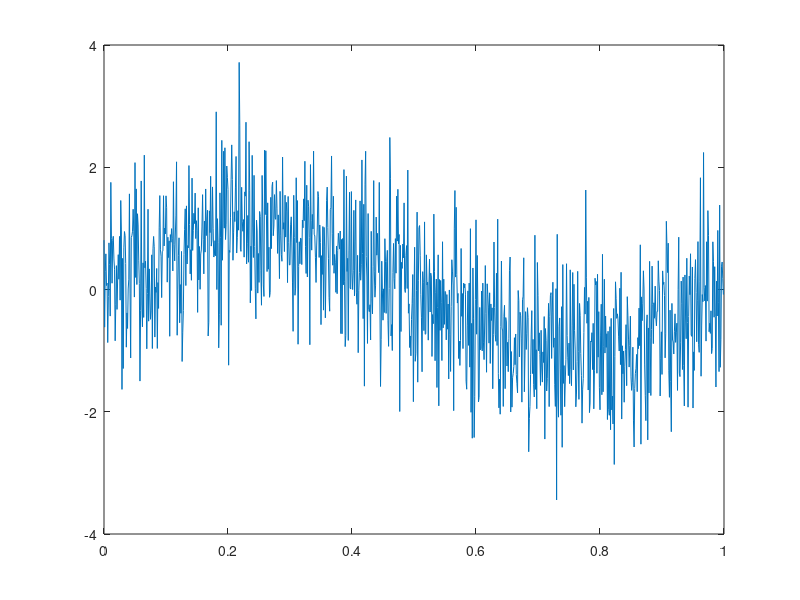
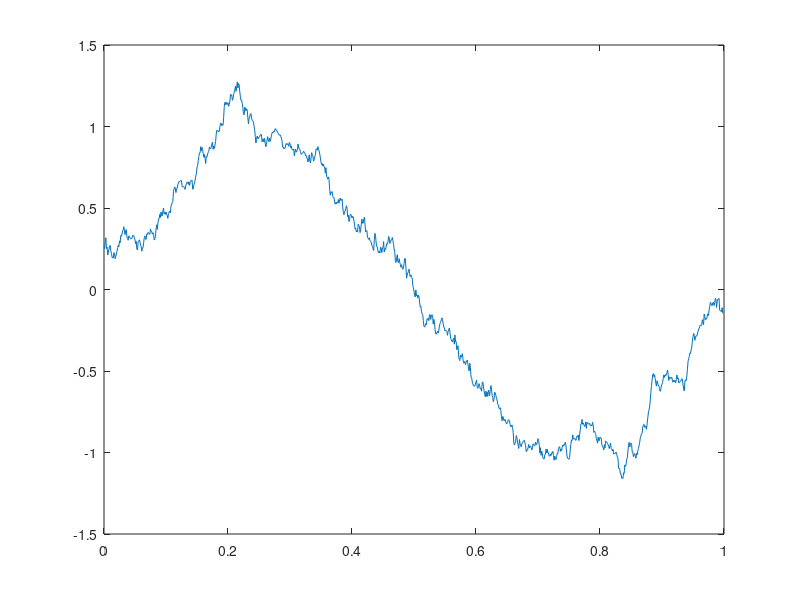
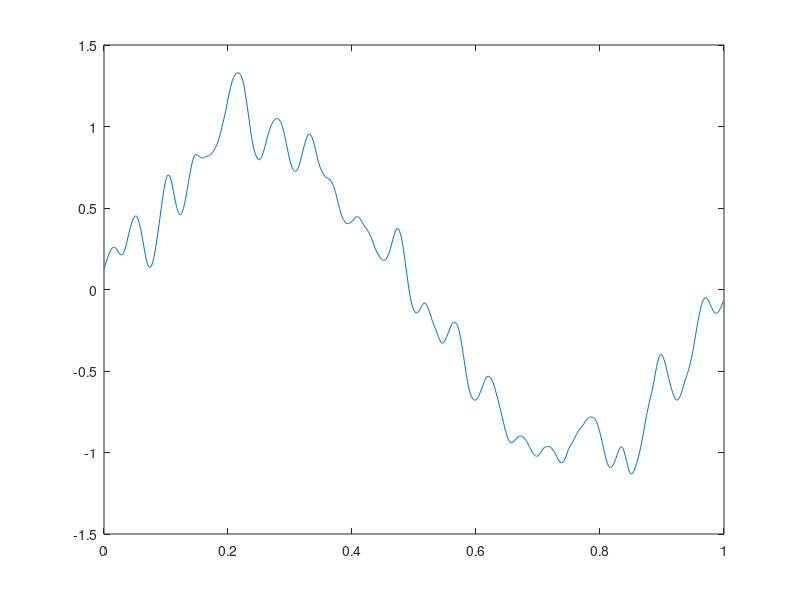
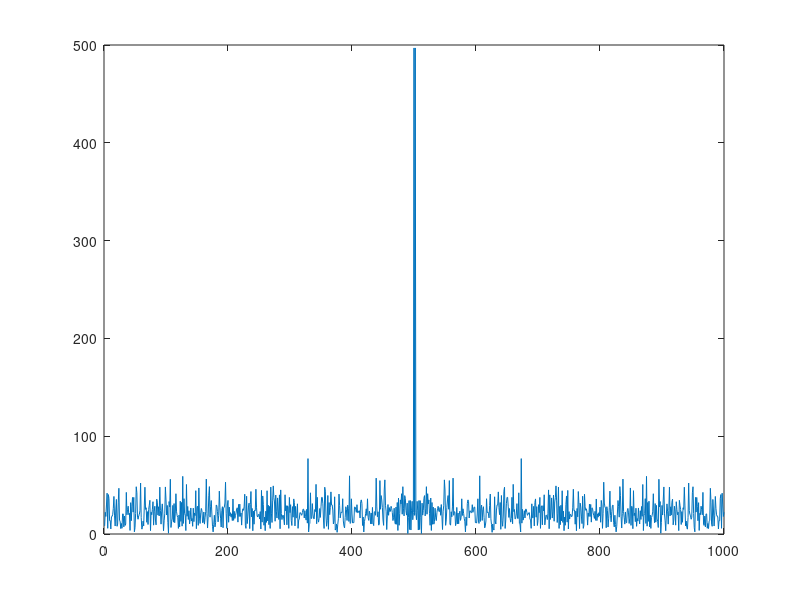

Recreate these plots in MATLAB, in order.
1;
clear;
pkg load statistics;

% creating timeline
sample_frequenz = 1000;
x = 0:1/sample_frequenz:1-1/sample_frequenz;

% creating sinewave
amplitude = 1;
frequenz = 1;
phase = 0;
y = amplitude*sin(2*pi*frequenz*x+phase);

% creating noise
noise_faktor = 0.1;
noise = normrnd(0, 0.8, 1, length(y));

% add noise to sinewave
y = y + noise;

% plot noisy sinewave
figure(1)
plot(x,y)

% averaging ?lter
N = 50;
average = zeros(1,length(y));

for i = 1:length(y)
  start = i - round(N/2);
  ende = i + round(N/2);
  % index out of bounds handle
  if start < 1
    start = 1;
  end
  if ende > length(y)
    ende = length(y);
  end
  
  %calculate average of original signal
  help = y(start:ende);
  average(i) = sum(help)/length(help);
end

% plot average signal
figure(2)
plot(x,average)

% hann filter
w = transpose(hanning(N+1));
tmp = [zeros(1,25),y,zeros(1,25)];
tmp2 = sum(w);

hann_signal = zeros(1,length(y));

  %calculate hann of original signal
for i = 1:length(y)
  hlp1 = tmp(i:i+50);
  hann_signal(i) = sum(w.*hlp1)/tmp2;
end

% plot hann signal
figure(3)
plot(x,hann_signal)

% calculate frequency out of the signals
FT_signal = abs(fft(y));
FT_average = abs(fft(average));
FT_hann = abs(fft(hann_signal));

% plot frequenz of noisy signal without calculating the right frequency
figure(4)
plot(fftshift(FT_signal))

% plot frequenz of averaging signal without calculating the right frequency
figure(5)
plot(fftshift(FT_average))

% plot frequenz of hanning signal without calculating the right frequency
figure(6)
plot(fftshift(FT_hann))
